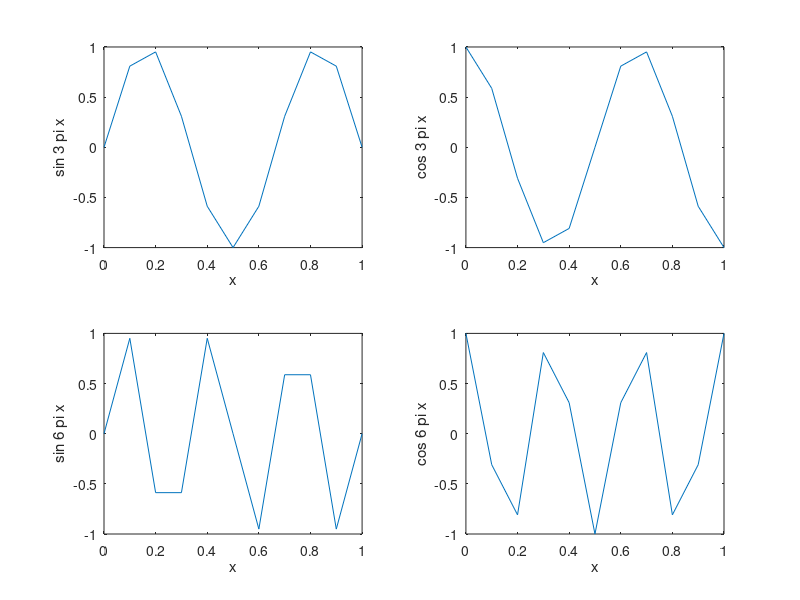

Write the MATLAB code that produced this figure.
% TOPIC: basics
% TITLE: 2x2 subplot grid of sin/cos at two frequencies
% SOURCE: Slides 01, pages 27-28 (subplot)
% KEYWORDS: subplot, multi-panel figure, plot grid
% PROBLEM:
% Using x = linspace(0,1,11), create a 2x2 grid of subplots showing
% sin(3*pi*x), cos(3*pi*x), sin(6*pi*x) and cos(6*pi*x), each labeled with
% xlabel('x') and an ylabel naming the curve.
% CHECK: numel(x) == 11 && abs(y1(1)) < 1e-12
% CHECK: abs(cos(6*pi*x(end)) - 1) < 1e-9
% CODE:
x = linspace(0,1,11);
y1 = sin(3*pi*x);
y2 = cos(3*pi*x);
y3 = sin(6*pi*x);
y4 = cos(6*pi*x);

figure;
subplot(2,2,1); plot(x,y1); xlabel('x'); ylabel('sin 3 pi x');
subplot(2,2,2); plot(x,y2); xlabel('x'); ylabel('cos 3 pi x');
subplot(2,2,3); plot(x,y3); xlabel('x'); ylabel('sin 6 pi x');
subplot(2,2,4); plot(x,y4); xlabel('x'); ylabel('cos 6 pi x');
fprintf('plotted 4 panels over %d points of x in [0,1]\n', numel(x));
